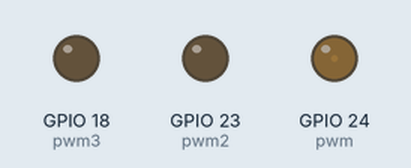
Simulated run of this program. Board: Raspberry Pi (BCM pin numbers). Shown: output pins drawn as LEDs (lit = HIGH).

Above: at 0.05 s.
At 1.55 s:
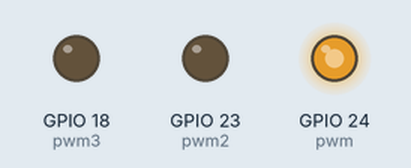
At 2.9 s:
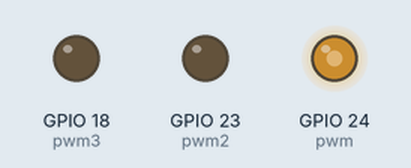
At 5.8 s:
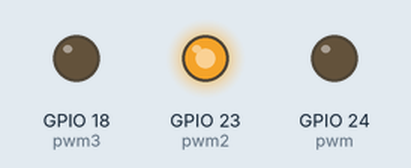
At 9.05 s:
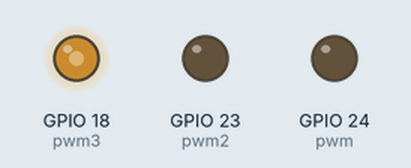
At 11.6 s:
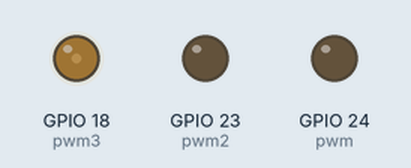
Timing chart, 0 to 15.6 s (numbered marks = the images above):
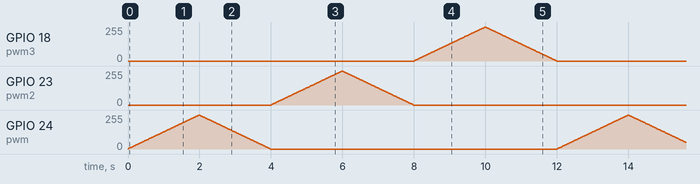

The program:

pwm_own.py
```python
import time as t

import RPi.GPIO as g

g.setmode(g.BCM)
g.setwarnings(False)
g.cleanup()

g.setup(18, g.OUT)
g.setup(23, g.OUT)
g.setup(24, g.OUT)


def reset():
    g.output(18, g.LOW)
    g.output(23, g.LOW)
    g.output(24, g.LOW)


def rot():
    reset()
    g.output(18, g.HIGH)


def blau():
    reset()
    g.pwm(24, 100)


def gruen():
    reset()
    g.output(23, g.HIGH)


reset()


pwm = g.PWM(24, 100)
pwm2 = g.PWM(23, 100)
pwm3 = g.PWM(18, 100)

while True:
    reset()
    pwm.start(100)
    for i in range(1, 100):
        pwm.ChangeDutyCycle(i)
        t.sleep(0.02)
    for i in range(100, -1, -1):
        pwm.ChangeDutyCycle(i)
        t.sleep(0.02)

    reset()
    pwm2.start(100)
    for i in range(1, 100):
        pwm2.ChangeDutyCycle(i)
        t.sleep(0.02)
    for i in range(100, -1, -1):
        pwm2.ChangeDutyCycle(i)
        t.sleep(0.02)

    reset()
    pwm3.start(100)
    for i in range(1, 100):
        pwm3.ChangeDutyCycle(i)
        t.sleep(0.02)
    for i in range(100, -1, -1):
        pwm3.ChangeDutyCycle(i)
        t.sleep(0.02)
    reset()


reset()
g.cleanup()
```
